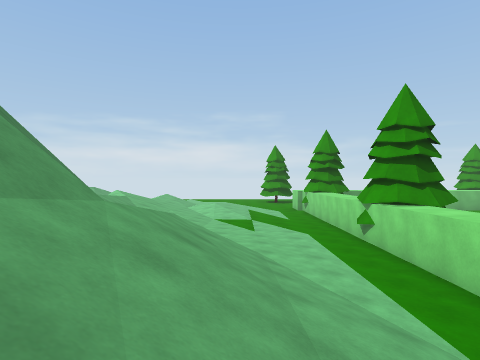
[1] (above)

24 first-person views from a walk through a scene from a Unity 3-D project. The camera is 1.2 m above the floor, looks level and sees 80° across. The floor is counted in squares, 2 m on a side. Each view is taken from the middle of a square. On the plan, view 1 faces up. The plan holds only what a view shows up to about 9 squares ahead; the rest is blank. The place goes on beyond the plan. The player character is not drawn.

[2]
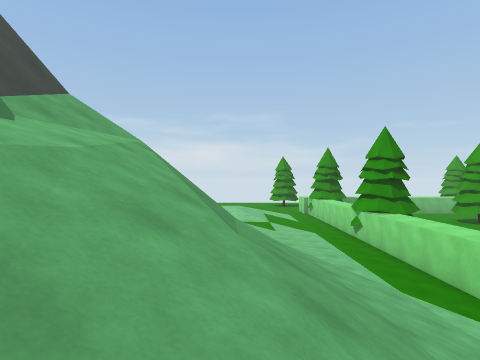

[3]
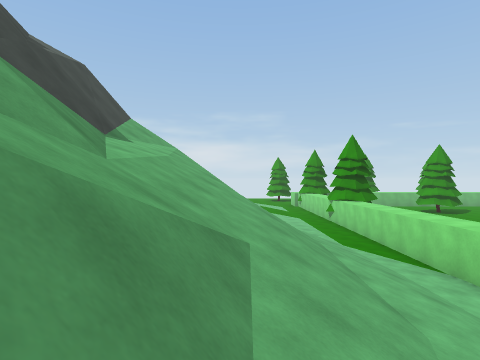

[4]
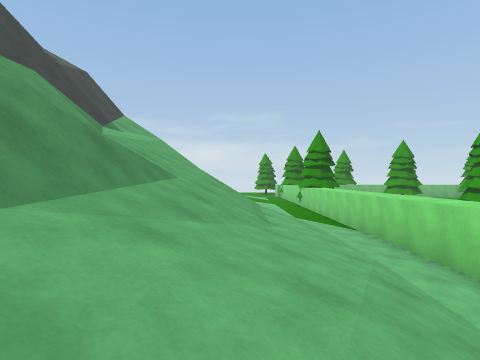

[5]
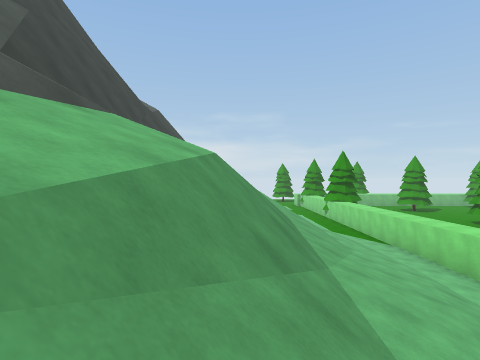

[6]
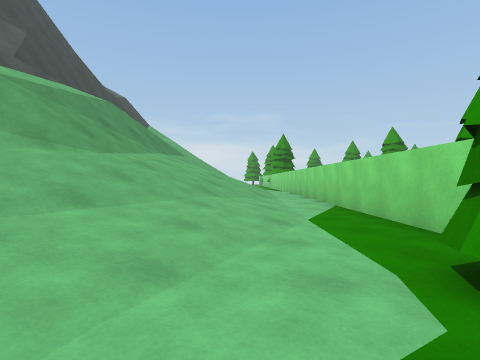

[7]
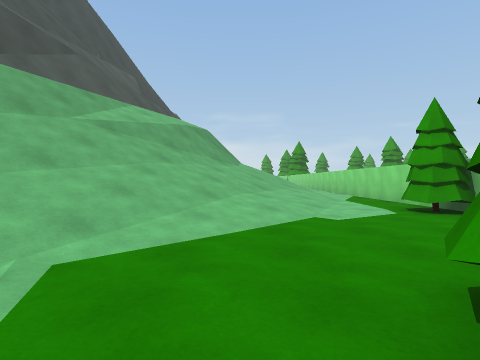

[8]
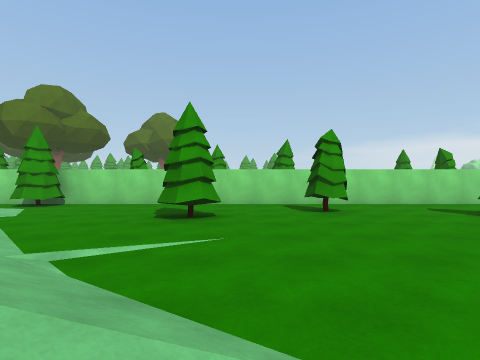

[9]
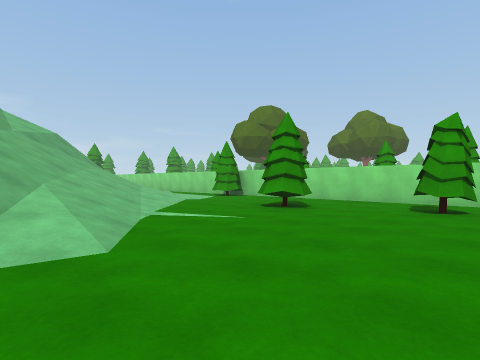

[10]
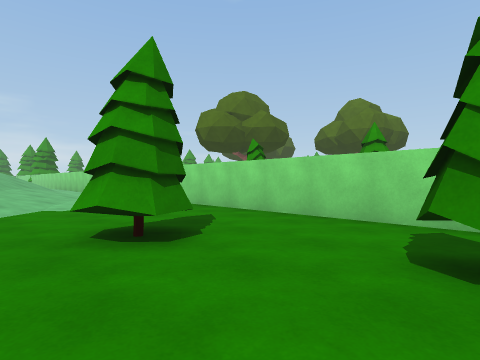

[11]
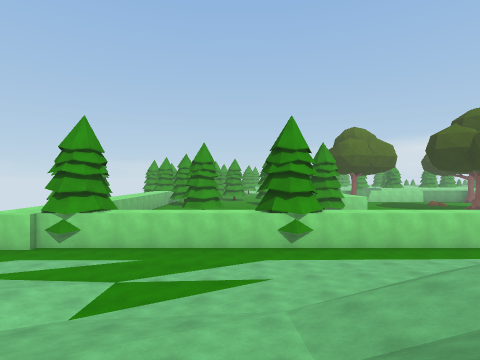

[12]
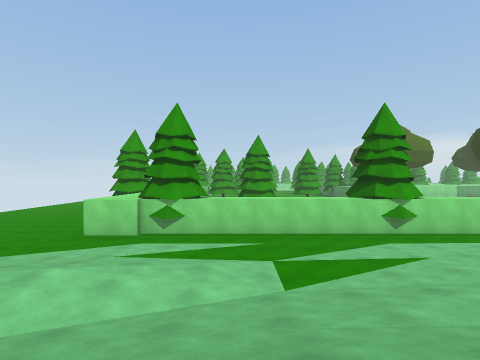

[13]
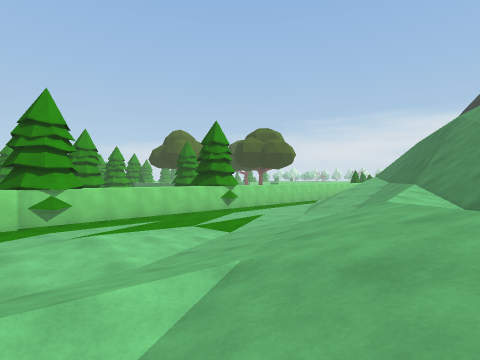

[14]
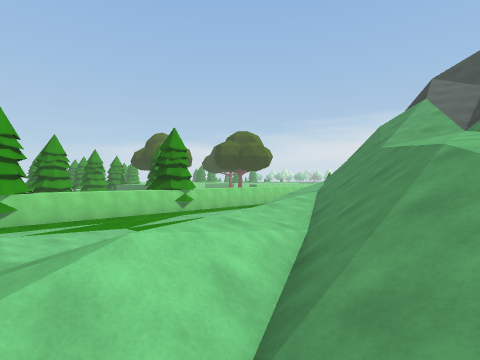

[15]
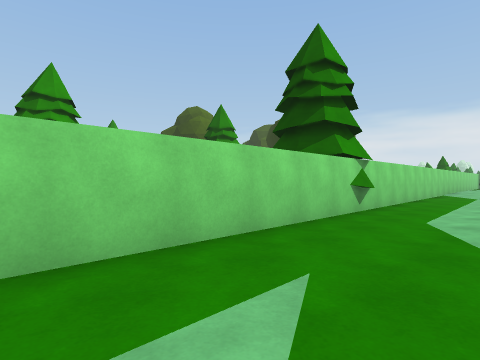

[16]
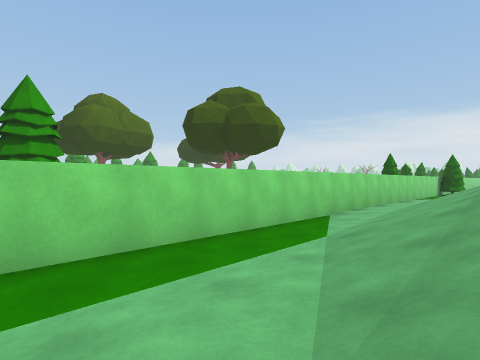

[17]
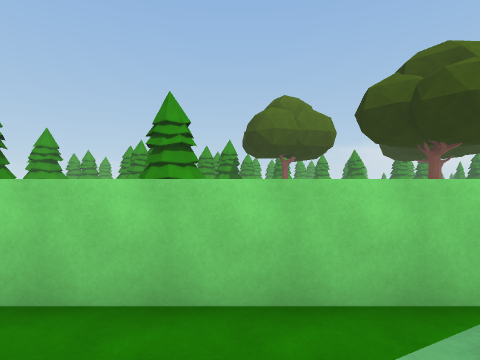

[18]
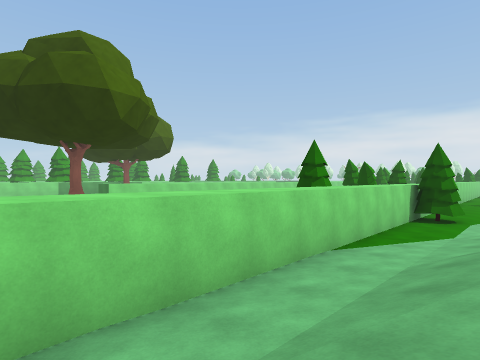

[19]
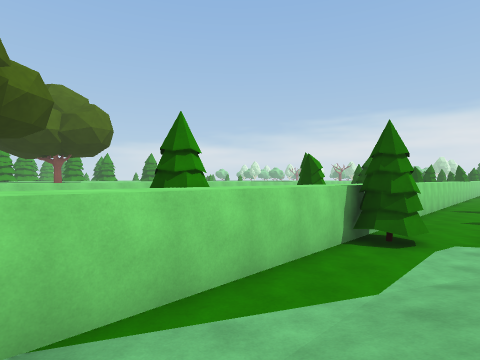

[20]
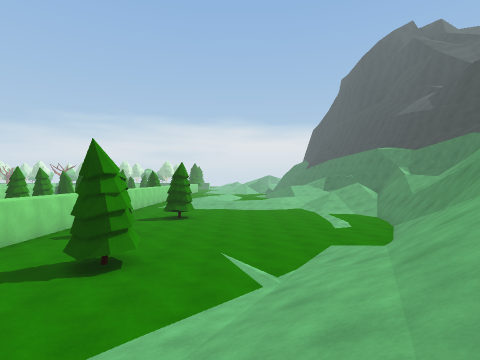

[21]
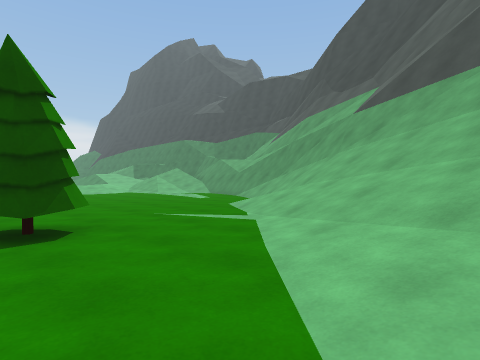

[22]
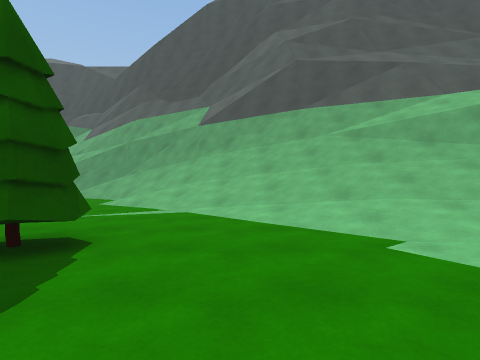

[23]
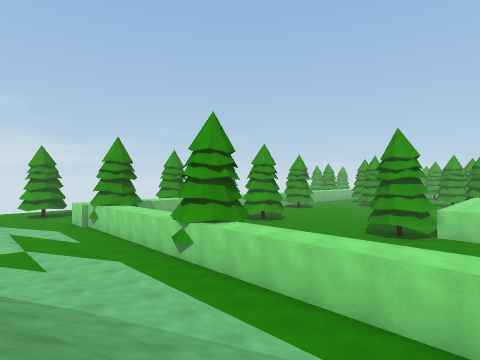

[24]
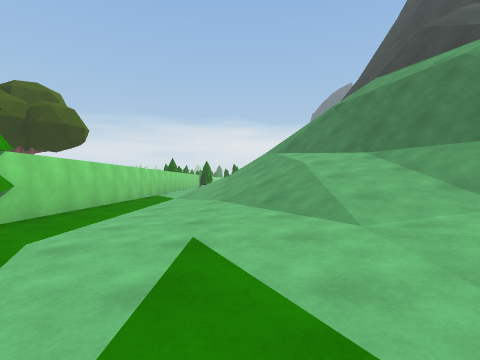

### Floor plan
Key: @ floor where view 1 was taken; # wall or solid block; . main floor; : floor 0.5 m higher than the main floor; / step, stairs or slope; = window, fence, low wall or low ledge; ^ raised ledge; v drop or lower ground; T tree.
Columns run from 8 left of view 1 to 14 right of it. Each row starts with its distance up from view 1.
 16   ///////..#
 15 /////////..#T
 14 //////////.#TT
 13 /////////...#
 12 /////////...#     TT
 11 ////////....#     TT
 10 ////////....#      T
  9  //// ///...#
  8  ////////:..TT
  7  ///=/////..TT
  6  ///==////..#
  5  ///v^////..#     TT
  4  /// #////..#     TT
  3  //=#=////..#    ..
  2  //==//////.#    ..
  1  //v=//////.#
  0   =v=///@///#
 -1  ^v=^//////:#
 -2  ^=^=//////:#
 -3  ^=^ ///////#
 -4   =^ ///////#
 -5   /= //////.#
 -6   /#  /////.#        TT
 -7    ///#=///.#        T
 -8   //=/=////.#       #
 -9  =//v/=////.#T      #
-10  #/#=//////.#T
-11   v#//////..#
-12   ##//////T##
-13   =//////./T
-14 vv^/////....#TT
-15 v^^////.....#T
-16  ^^///......#
-17  ^=///..TT..#
-18  ^///.......#
-19 ^#/.........# T
-20 ##/......TT.# T
-21 ##..........#

Positions as (right, up) in squares from view 1, and headings:
1: (0, 0), facing up
2: (-1, -3), facing up
3: (-1, -6), facing up
4: (0, -8), facing up
5: (-2, -10), facing up
6: (1, -14), facing up
7: (-1, -18), facing up
8: (-5, -18), facing right
9: (-5, -21), facing up-right
10: (-1, -20), facing up-right
11: (-5, 9), facing right
12: (-5, 12), facing right
13: (-6, 16), facing down-right
14: (-8, 15), facing down-right
15: (1, 13), facing down-right
16: (0, 6), facing down-right
17: (1, 2), facing right
18: (1, -3), facing down-right
19: (1, -7), facing down-right
20: (-2, -12), facing down
21: (1, -13), facing down-left
22: (3, -15), facing left
23: (-1, 1), facing up-right
24: (0, 11), facing down
